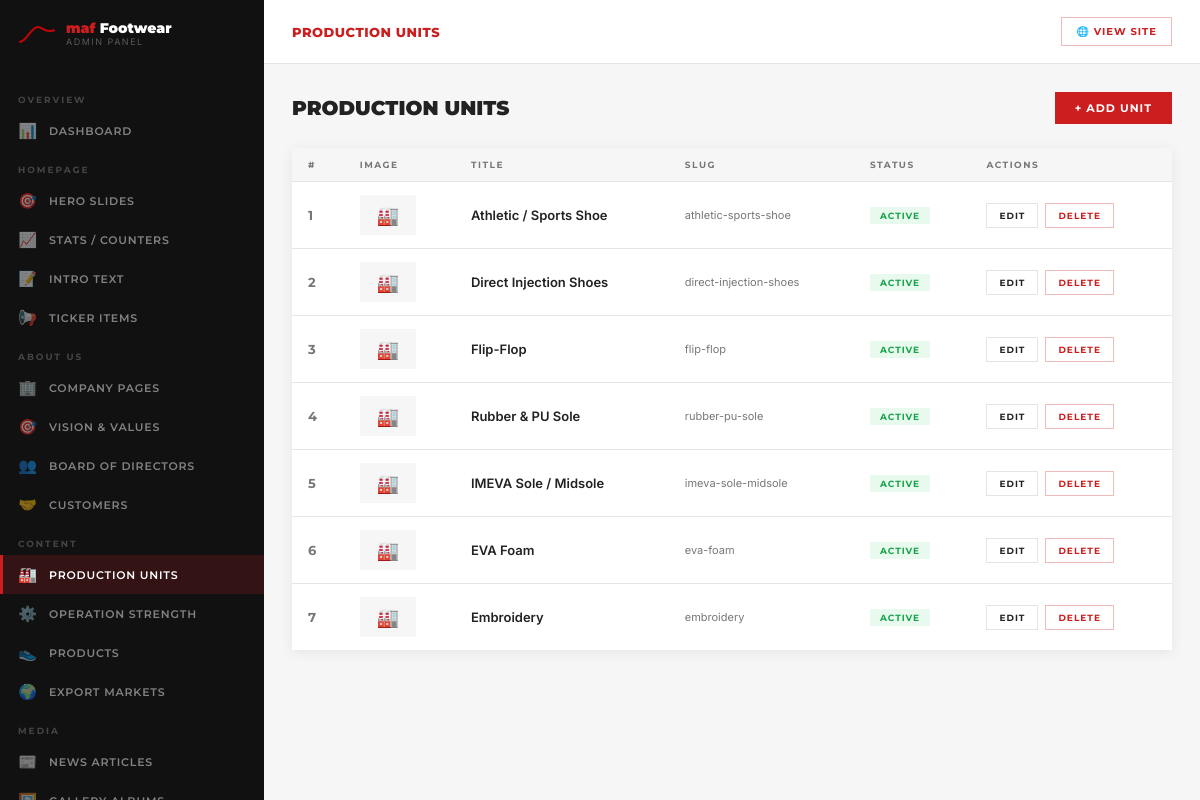
Page /admin/pages/production.php (signed in) on the committed database.
### tables this page shows
CREATE TABLE production_units (
  id INT AUTO_INCREMENT PRIMARY KEY,
  slug VARCHAR(80) NOT NULL UNIQUE,
  title VARCHAR(200) NOT NULL,
  short_description TEXT,
  content LONGTEXT,
  image VARCHAR(255),
  cover_image VARCHAR(255),
  sort_order INT DEFAULT 0,
  is_active TINYINT(1) DEFAULT 1
);

### config/db.php (called while the page is built, shortened)
<?php
class DB {
    private static $pdo = null;
    public static function connect() {
        if (self::$pdo === null) {
            $dsn = 'mysql:host=' . DB_HOST
                 . ';dbname=' . DB_NAME
                 . ';charset=' . DB_CHARSET;
            try {
                self::$pdo = new PDO($dsn, DB_USER, DB_PASS, array(
                    PDO::ATTR_ERRMODE            => PDO::ERRMODE_EXCEPTION,
                    PDO::ATTR_DEFAULT_FETCH_MODE => PDO::FETCH_ASSOC,
                    PDO::ATTR_EMULATE_PREPARES   => false,
                ));
            } catch (PDOException $e) {
                http_response_code(500);
                die('
                <div style="font-family:Arial,sans-serif;max-width:600px;margin:60px auto;
                            padding:36px;border:1px solid #e0e0e0;border-top:4px solid #CC1E1E">
                  <h2 style="color:#CC1E1E;margin:0 0 16px">&#9888; Database সংযোগ ব্যর্থ</h2>
                  <p style="margin:0 0 16px;color:#444">
                    <strong>config/db.php</strong> ফাইলে DB_NAME, DB_USER, DB_PASS চেক করুন।
                  </p>
                  <div style="background:#fff3cd;padding:12px 16px;border-left:4px solid #f59e0b;
                              font-size:13px;color:#856404">
                    <strong>Error:</strong> ' . htmlspecialchars($e->getMessage()) . '
                  </div>
                  <p style="font-size:12px;color:#888;margin-top:14px">
                    phpMyAdmin &#8594; <strong>maf_shoes</strong> database আছে কিনা দেখুন &#8594;
                    না থাকলে তৈরি করুন এবং <code>config/install.sql</code> import করুন।
                  </p>
                </div>');
            }
        }
        return self::$pdo;
    }
    public static function fetchAll($sql, $params = array()) {
        $stmt = self::connect()->prepare($sql);
        $stmt->execute($params);
        return $stmt->fetchAll();
    }
}

### includes/functions.php (called while the page is built, shortened)
<?php
require_once __DIR__ . '/../config/db.php';
function e(string $s): string { return htmlspecialchars($s, ENT_QUOTES, 'UTF-8'); }
function csrfToken(): string {
    return $_SESSION['csrf'];
}

### admin/pages/production.php (the view, shortened to what this page needs)
<?php
require_once __DIR__.'/../../includes/functions.php';
require_once __DIR__.'/../includes/header.php';
$units    = DB::fetchAll("SELECT * FROM production_units ORDER BY sort_order");
?>
<div class="pg-header">
  <div class="pg-title">Production Units</div>
  <a href="?edit=0" class="adm-btn adm-btn-red">+ Add Unit</a>
</div>
<div class="panel">
  <div class="panel-body np">
    <table class="adm-tbl">
      <thead><tr><th>#</th><th>Image</th><th>Title</th><th>Slug</th><th>Status</th><th>Actions</th></tr></thead>
      <tbody>
      <?php foreach($units as $u): ?>
      <tr>
        <td style="font-family:var(--font-h);font-weight:700;color:var(--muted)"><?=$u['sort_order']?></td>
        <td><?php if($u['image']): ?><img src="<?=mediaUrl($u['image'])?>" class="tbl-img" alt=""/><?php else: ?><div style="width:56px;height:40px;background:var(--bg);display:flex;align-items:center;justify-content:center;font-size:18px">🏭</div><?php endif; ?></td>
        <td><div style="font-weight:600"><?=e($u['title'])?></div></td>
        <td style="font-size:11px;color:var(--muted)"><?=e($u['slug'])?></td>
        <td><a href="?action=toggle&id=<?=$u['id']?>"><span class="bdg <?=$u['is_active']?'bdg-green':'bdg-red'?>"><?=$u['is_active']?'Active':'Hidden'?></span></a></td>
        <td>
          <div class="act-btns">
            <a href="?edit=<?=$u['id']?>" class="adm-btn adm-btn-out adm-btn-sm">Edit</a>
            <a href="?action=delete&id=<?=$u['id']?>&t=<?=csrfToken()?>" class="adm-btn adm-btn-del adm-btn-sm" data-confirm="Delete this unit?">Delete</a>
          </div>
        </td>
      </tr>
      <?php endforeach; ?>
      </tbody>
    </table>
  </div>
</div>
<?php require_once __DIR__.'/../includes/footer.php'; ?>

### admin/css/admin.css (style rules this page uses)
:root { --red:#CC1E1E;--red-d:#A01616; --dark:#1C1C1C;--sidebar:#111111; --sw:264px;--hh:64px; --white:#fff;--bg:#F6F6F6; --border:#E5E5E5;--text:#222;--muted:#777; --font-h:'Montserrat',sans-serif;--font-b:'Inter',sans-serif; --shadow:0 2px 12px rgba(0,0,0,.07); }
*,*::before,*::after { box-sizing:border-box;margin:0;padding:0 }
html,body { height:100%;font-family:var(--font-b) }
body { background:var(--bg);color:var(--text) }
a { text-decoration:none;color:inherit }
.pg-header { display:flex;align-items:center;justify-content:space-between;margin-bottom:24px;flex-wrap:wrap;gap:14px }
.pg-title { font-family:var(--font-h);font-size:20px;font-weight:900;text-transform:uppercase;color:var(--text) }
.panel { background:#fff;box-shadow:var(--shadow);margin-bottom:20px }
.panel-body { padding:22px }
.panel-body.np { padding:0 }
.adm-tbl { width:100%;border-collapse:collapse;font-size:13px }
.adm-tbl th { font-family:var(--font-h);font-size:9px;font-weight:700;text-transform:uppercase;letter-spacing:1.5px;color:var(--muted);padding:11px 16px;text-align:left;background:var(--bg);border-bottom:1px solid var(--border) }
.adm-tbl td { padding:13px 16px;border-bottom:1px solid var(--border);vertical-align:middle }
.adm-tbl tr:last-child td { border-bottom:none }
.bdg { display:inline-block;font-family:var(--font-h);font-size:9px;font-weight:700;text-transform:uppercase;letter-spacing:1px;padding:3px 10px }
.bdg-green { background:rgba(34,197,94,.1);color:#16a34a }
.adm-btn { display:inline-block;font-family:var(--font-h);font-size:11px;font-weight:700;text-transform:uppercase;letter-spacing:1px;padding:9px 20px;border:none;cursor:pointer;transition:.2s }
.adm-btn-red { background:var(--red);color:#fff }
.adm-btn-out { background:transparent;color:var(--text);border:1px solid var(--border) }
.adm-btn-del { background:transparent;color:var(--red);border:1px solid rgba(204,30,30,.3) }
.adm-btn-sm { padding:6px 12px!important;font-size:9px!important }
.act-btns { display:flex;gap:7px;align-items:center }

### rows in the picture
production_units: sort_order "1", title "Athletic / Sports Shoe", slug "athletic-sports-shoe", is_active "ACTIVE"
production_units: sort_order "2", title "Direct Injection Shoes", slug "direct-injection-shoes", is_active "ACTIVE"
production_units: sort_order "3", title "Flip-Flop", slug "flip-flop", is_active "ACTIVE"
production_units: sort_order "4", title "Rubber & PU Sole", slug "rubber-pu-sole", is_active "ACTIVE"
production_units: sort_order "5", title "IMEVA Sole / Midsole", slug "imeva-sole-midsole", is_active "ACTIVE"
production_units: sort_order "6", title "EVA Foam", slug "eva-foam", is_active "ACTIVE"
production_units: sort_order "7", title "Embroidery", slug "embroidery", is_active "ACTIVE"

### other values in the picture
$pageTitle "PRODUCTION UNITS"
